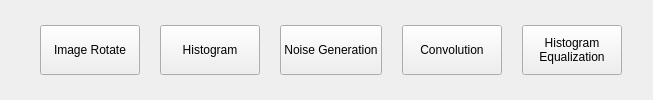
     <widget class="QWidget" name="horizontalWidget" native="true">
      <layout class="QHBoxLayout" name="horizontalLayout_2">
       <property name="spacing">
        <number>20</number>
       </property>
       <property name="leftMargin">
        <number>40</number>
       </property>
       <item>
        <widget class="QPushButton" name="rotate_switch_button">
         <property name="sizePolicy">
          <sizepolicy hsizetype="Fixed" vsizetype="Fixed">
           <horstretch>0</horstretch>
           <verstretch>0</verstretch>
          </sizepolicy>
         </property>
         <property name="minimumSize">
          <size>
           <width>100</width>
           <height>50</height>
          </size>
         </property>
         <property name="sizeIncrement">
          <size>
           <width>0</width>
           <height>0</height>
          </size>
         </property>
         <property name="baseSize">
          <size>
           <width>0</width>
           <height>0</height>
          </size>
         </property>
         <property name="text">
          <string>Image Rotate</string>
         </property>
         <property name="iconSize">
          <size>
           <width>16</width>
           <height>16</height>
          </size>
         </property>
        </widget>
       </item>
       <item>
        <widget class="QPushButton" name="histogram_switch_button">
         <property name="sizePolicy">
          <sizepolicy hsizetype="Fixed" vsizetype="Fixed">
           <horstretch>0</horstretch>
           <verstretch>0</verstretch>
          </sizepolicy>
         </property>
         <property name="minimumSize">
          <size>
           <width>100</width>
           <height>50</height>
          </size>
         </property>
         <property name="sizeIncrement">
          <size>
           <width>0</width>
           <height>0</height>
          </size>
         </property>
         <property name="baseSize">
          <size>
           <width>0</width>
           <height>0</height>
          </size>
         </property>
         <property name="text">
          <string>Histogram</string>
         </property>
         <property name="iconSize">
          <size>
           <width>16</width>
           <height>16</height>
          </size>
         </property>
        </widget>
       </item>
       <item>
        <widget class="QPushButton" name="noise_generation_switch_button">
         <property name="enabled">
          <bool>true</bool>
         </property>
         <property name="sizePolicy">
          <sizepolicy hsizetype="Fixed" vsizetype="Fixed">
           <horstretch>0</horstretch>
           <verstretch>0</verstretch>
          </sizepolicy>
         </property>
         <property name="minimumSize">
          <size>
           <width>100</width>
           <height>50</height>
          </size>
         </property>
         <property name="sizeIncrement">
          <size>
           <width>0</width>
           <height>0</height>
          </size>
         </property>
         <property name="baseSize">
          <size>
           <width>0</width>
           <height>0</height>
          </size>
         </property>
         <property name="text">
          <string>Noise Generation</string>
         </property>
         <property name="iconSize">
          <size>
           <width>16</width>
           <height>16</height>
          </size>
         </property>
         <property name="checkable">
          <bool>false</bool>
         </property>
         <property name="checked">
          <bool>false</bool>
         </property>
         <property name="default">
          <bool>false</bool>
         </property>
         <property name="flat">
          <bool>false</bool>
         </property>
        </widget>
       </item>
       <item>
        <widget class="QPushButton" name="convolution_switch_button">
         <property name="minimumSize">
          <size>
           <width>100</width>
           <height>50</height>
          </size>
         </property>
         <property name="text">
          <string>Convolution</string>
         </property>
        </widget>
       </item>
       <item>
        <widget class="QPushButton" name="equalization_switch_button">
         <property name="minimumSize">
          <size>
           <width>100</width>
           <height>50</height>
          </size>
         </property>
         <property name="text">
          <string>Histogram
Equalization</string>
         </property>
        </widget>
       </item>
       <item>
        <widget class="QWidget" name="widget" native="true">
         <property name="sizePolicy">
          <sizepolicy hsizetype="Expanding" vsizetype="Preferred">
           <horstretch>0</horstretch>
           <verstretch>0</verstretch>
          </sizepolicy>
         </property>
        </widget>
       </item>
      </layout>
     </widget>
